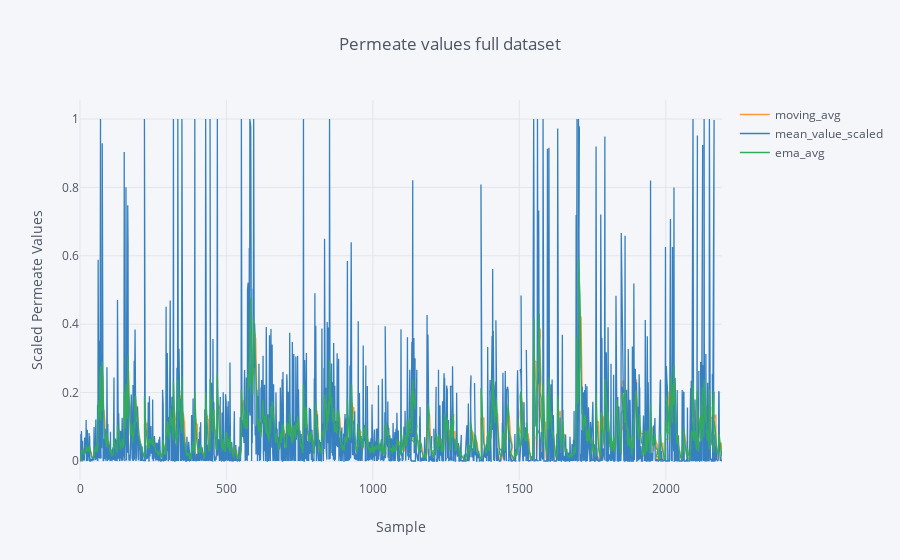

This figure's notebook cell:
### Markdown cell above
### Full data set

### Code cell
df_data[['moving_avg','mean_value_scaled',STAT]].iplot( xTitle='Sample', yTitle='Scaled Permeate Values',title='Permeate values full dataset')

### Figure 1 — Plotly figure (JSON) as saved in the notebook; plotly's stock layout.template omitted (floating-point values rounded to 4 significant figures; data arrays with more than 128 entries replaced by an {"elided": "..."} marker saying what was removed)
{"data": [{"line": {"color": "rgba(255, 153, 51, 1.0)", "dash": "solid", "shape": "linear", "width": 1.3}, "mode": "lines", "name": "moving_avg", "text": "", "type": "scatter", "uid": "8b3680ab-a703-4f53-9d45-16b34901e8f9", "x": {"elided": "2193 int values"}, "y": {"elided": "2193 float values"}}, {"line": {"color": "rgba(55, 128, 191, 1.0)", "dash": "solid", "shape": "linear", "width": 1.3}, "mode": "lines", "name": "mean_value_scaled", "text": "", "type": "scatter", "uid": "43e72d87-86ad-46c7-8698-cd06c814a3be", "x": {"elided": "2193 int values"}, "y": {"elided": "2193 float values"}}, {"line": {"color": "rgba(50, 171, 96, 1.0)", "dash": "solid", "shape": "linear", "width": 1.3}, "mode": "lines", "name": "ema_avg", "text": "", "type": "scatter", "uid": "896553da-c4f2-4e7e-abdc-0b7def330d80", "x": {"elided": "2193 int values"}, "y": {"elided": "2193 float values"}}], "layout": {"legend": {"bgcolor": "#F5F6F9", "font": {"color": "#4D5663"}}, "paper_bgcolor": "#F5F6F9", "plot_bgcolor": "#F5F6F9", "title": {"font": {"color": "#4D5663"}, "text": "Permeate values full dataset"}, "xaxis": {"gridcolor": "#E1E5ED", "showgrid": true, "tickfont": {"color": "#4D5663"}, "title": {"font": {"color": "#4D5663"}, "text": "Sample"}, "zerolinecolor": "#E1E5ED"}, "yaxis": {"gridcolor": "#E1E5ED", "showgrid": true, "tickfont": {"color": "#4D5663"}, "title": {"font": {"color": "#4D5663"}, "text": "Scaled Permeate Values"}, "zerolinecolor": "#E1E5ED"}}}
